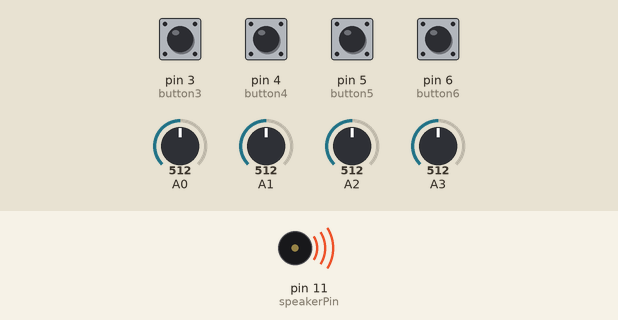
This sketch was run on a simulated Arduino Uno, built with avr-gcc and run on an emulated ATmega328P. Shown: buzzer (waves = sounding). The test bench sets the inputs (shaded band); at power-on: pin 3 (button3), pin 4 (button4), pin 5 (button5), pin 6 (button6) LOW, A0 = 512, A1 = 512, A2 = 512, A3 = 512. Random numbers use the default seed unless the sketch sets one; what the sketch prints to the serial monitor is not drawn.

Above: at 1.2 s.
1.3 s: pin 3 (button3) pulled HIGH for 0.15 s
Timing chart, 0 to 8.9 s (numbered marks = the images above; inputs shaded):
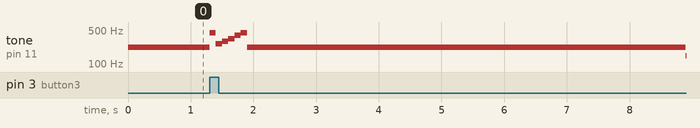

The sketch:

Audio.ino
```cpp
#include "Pitches.h"

int button3 = 3;
int button4 = 4;
int button5 = 5;
int button6 = 6;
const int threshold = 60;
const int speakerPin = 11;

 // notes in the melody:
 int melody[] = {
   NOTE_C4, NOTE_G3,NOTE_G3, NOTE_GS3, NOTE_G3,0, NOTE_B3, NOTE_C4};

  int notePress[] = {NOTE_C3,NOTE_D3,NOTE_F3,NOTE_A3};

  int bigButton1[] ={NOTE_A4,NOTE_C4,NOTE_D4,NOTE_E4,NOTE_G4,NOTE_A4};
  int bigButton2[] ={NOTE_E4,NOTE_G4,NOTE_A4,NOTE_C4,NOTE_D4,NOTE_E4};

 // note durations: 4 = quarter note, 8 = eighth note, etc.:
 int noteDurations[] = {
   4, 8, 8, 4,4,4,4,4 };

 void setup() {

   Serial.begin(9600);
   pinMode(button3,INPUT);
   pinMode(button4,INPUT);
   pinMode(button5,INPUT);
   pinMode(button6,INPUT);

   //digitalWrite(button3, LOW);
   //digitalWrite(button4, LOW);
   //digitalWrite(button5, LOW);
   //digitalWrite(button6, LOW);


   /*
   // iterate over the notes of the melody:
   for (int thisNote = 0; thisNote < 8; thisNote++) {

     // to calculate the note duration, take one second
     // divided by the note type.
     //e.g. quarter note = 1000 / 4, eighth note = 1000/8, etc.
     int noteDuration = 1000/noteDurations[thisNote];
     tone(11, melody[thisNote],noteDuration);

     //pause for the note's duration plus 30 ms:
     delay(noteDuration +30);
   }*/
 }

 void loop() {


   int  p1 = analogRead(A0);
   //int  p2 analogRead(A1);
   //int  p3 = analogRead(A2);
   //int  p4 = analogRead(A3);


   float varyPitch = map(p1,200,900,100,1000);

   //tone(speakerPin,varyPitch,10);


   for(int thisSensor=1;thisSensor<4;thisSensor++){

      int sensorRead = analogRead(thisSensor);
       //Serial.println(sensorRead);
       float pMap = map(sensorRead,0,1023,0,100);

       if(sensorRead > threshold){
       tone(speakerPin,notePress[thisSensor],500);

       }

   }


   for(int buttonRead=3;buttonRead<7;buttonRead++){

   int buttonR = digitalRead(buttonRead);


   if(buttonRead==3){


   if(buttonR==HIGH){

       Serial.println(buttonRead);

     for(int ij=0;ij<6;ij++){
     tone(speakerPin,bigButton1[ij],random(250,1000));
     delay(100);

 }
     }

     buttonR=LOW;

   }


   if(buttonRead==4){


   if(buttonR==HIGH){

       Serial.println(buttonRead);

     for(int ij=0;ij<6;ij++){
     tone(speakerPin,bigButton1[ij],random(250,1000));
     delay(100);

 }
     }

     buttonR=LOW;
   }


   if(buttonRead==5){


   if(buttonR==HIGH){

       Serial.println(buttonRead);

     for(int ij=0;ij<6;ij++){
     tone(speakerPin,bigButton2[ij],random(250,1000));
     delay(100);

 }
     }

     buttonR=LOW;
   }


   /*
   if(buttonRead==6){


   if(buttonR==HIGH){

       Serial.println(buttonRead);

     for(int ij=0;ij<6;ij++){
     tone(speakerPin,bigButton2[ij],random(250,1000));
     delay(100);

 }
     }

     buttonR=LOW;
   }
     */
   }


 /*

 for (int thisNote = 0; thisNote < 8; thisNote++) {

     // to calculate the note duration, take one second
     // divided by the note type.
     //e.g. quarter note = 1000 / 4, eighth note = 1000/8, etc.
     int noteDuration = 1000/noteDurations[thisNote];
     tone(11, melody[thisNote],noteDuration);

     //pause for the note's duration plus 30 ms:
     delay(noteDuration +30);
   }
 */
 }
```

Pitches.h
```cpp
/*************************************************
*ÔøΩPublicÔøΩConstants
*************************************************/

/*************************************************
* Public Constants
*************************************************/

 #define NOTE_B0  31
 #define NOTE_C1  33
 #define NOTE_CS1 35
 #define NOTE_D1  37
 #define NOTE_DS1 39
 #define NOTE_E1  41
 #define NOTE_F1  44
 #define NOTE_FS1 46
 #define NOTE_G1  49
 #define NOTE_GS1 52
 #define NOTE_A1  55
 #define NOTE_AS1 58
 #define NOTE_B1  62
 #define NOTE_C2  65
 #define NOTE_CS2 69
 #define NOTE_D2  73
 #define NOTE_DS2 78
 #define NOTE_E2  82
 #define NOTE_F2  87
 #define NOTE_FS2 93
 #define NOTE_G2  98
 #define NOTE_GS2 104
 #define NOTE_A2  110
 #define NOTE_AS2 117
 #define NOTE_B2  123
 #define NOTE_C3  131
 #define NOTE_CS3 139
 #define NOTE_D3  147
 #define NOTE_DS3 156
 #define NOTE_E3  165
 #define NOTE_F3  175
 #define NOTE_FS3 185
 #define NOTE_G3  196
 #define NOTE_GS3 208
 #define NOTE_A3  220
 #define NOTE_AS3 233
 #define NOTE_B3  247
 #define NOTE_C4  262
 #define NOTE_CS4 277
 #define NOTE_D4  294
 #define NOTE_DS4 311
 #define NOTE_E4  330
 #define NOTE_F4  349
 #define NOTE_FS4 370
 #define NOTE_G4  392
 #define NOTE_GS4 415
 #define NOTE_A4  440
 #define NOTE_AS4 466
 #define NOTE_B4  494
 #define NOTE_C5  523
 #define NOTE_CS5 554
 #define NOTE_D5  587
 #define NOTE_DS5 622
 #define NOTE_E5  659
 #define NOTE_F5  698
 #define NOTE_FS5 740
 #define NOTE_G5  784
 #define NOTE_GS5 831
 #define NOTE_A5  880
 #define NOTE_AS5 932
 #define NOTE_B5  988
 #define NOTE_C6  1047
 #define NOTE_CS6 1109
 #define NOTE_D6  1175
 #define NOTE_DS6 1245
 #define NOTE_E6  1319
 #define NOTE_F6  1397
 #define NOTE_FS6 1480
 #define NOTE_G6  1568
 #define NOTE_GS6 1661
 #define NOTE_A6  1760
 #define NOTE_AS6 1865
 #define NOTE_B6  1976
 #define NOTE_C7  2093
 #define NOTE_CS7 2217
 #define NOTE_D7  2349
 #define NOTE_DS7 2489
 #define NOTE_E7  2637
 #define NOTE_F7  2794
 #define NOTE_FS7 2960
 #define NOTE_G7  3136
 #define NOTE_GS7 3322
 #define NOTE_A7  3520
 #define NOTE_AS7 3729
 #define NOTE_B7  3951
 #define NOTE_C8  4186
 #define NOTE_CS8 4435
 #define NOTE_D8  4699
 #define NOTE_DS8 4978
```

Measured:
- by itself, tone on pin 11 (speakerPin): plays 440 Hz for 0.10 s, 262 Hz for 0.10 s, 294 Hz for 0.10 s, 330 Hz for 0.10 s, 392 Hz for 0.10 s, 440 Hz for 0.10 s … (8 notes in this stretch)
